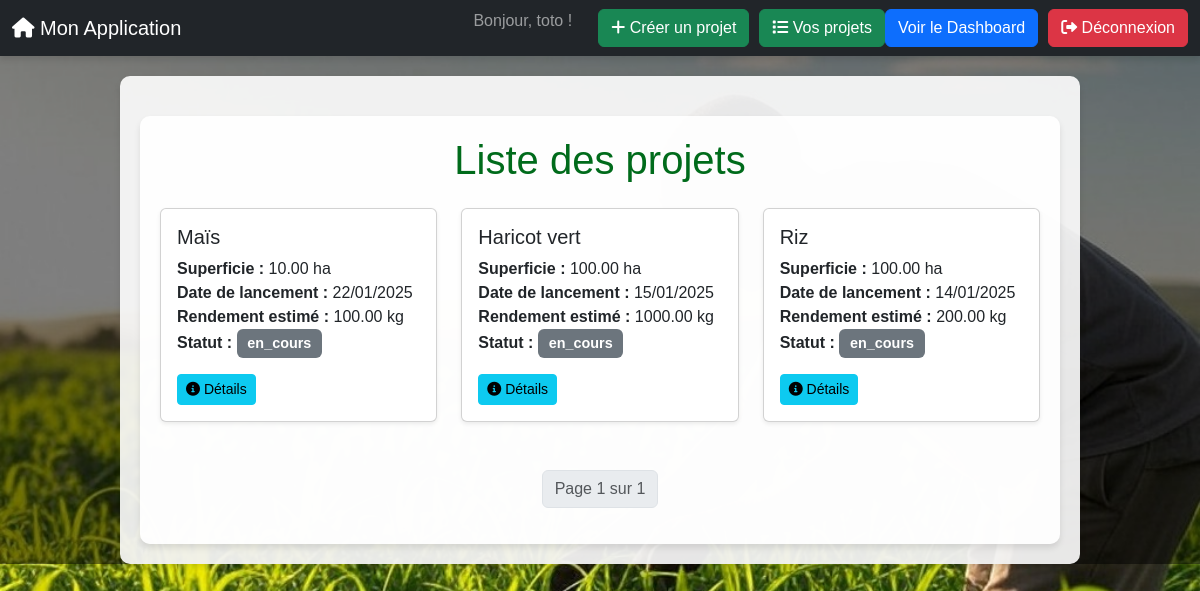
The app's page /liste-projets/ (signed in), older data.
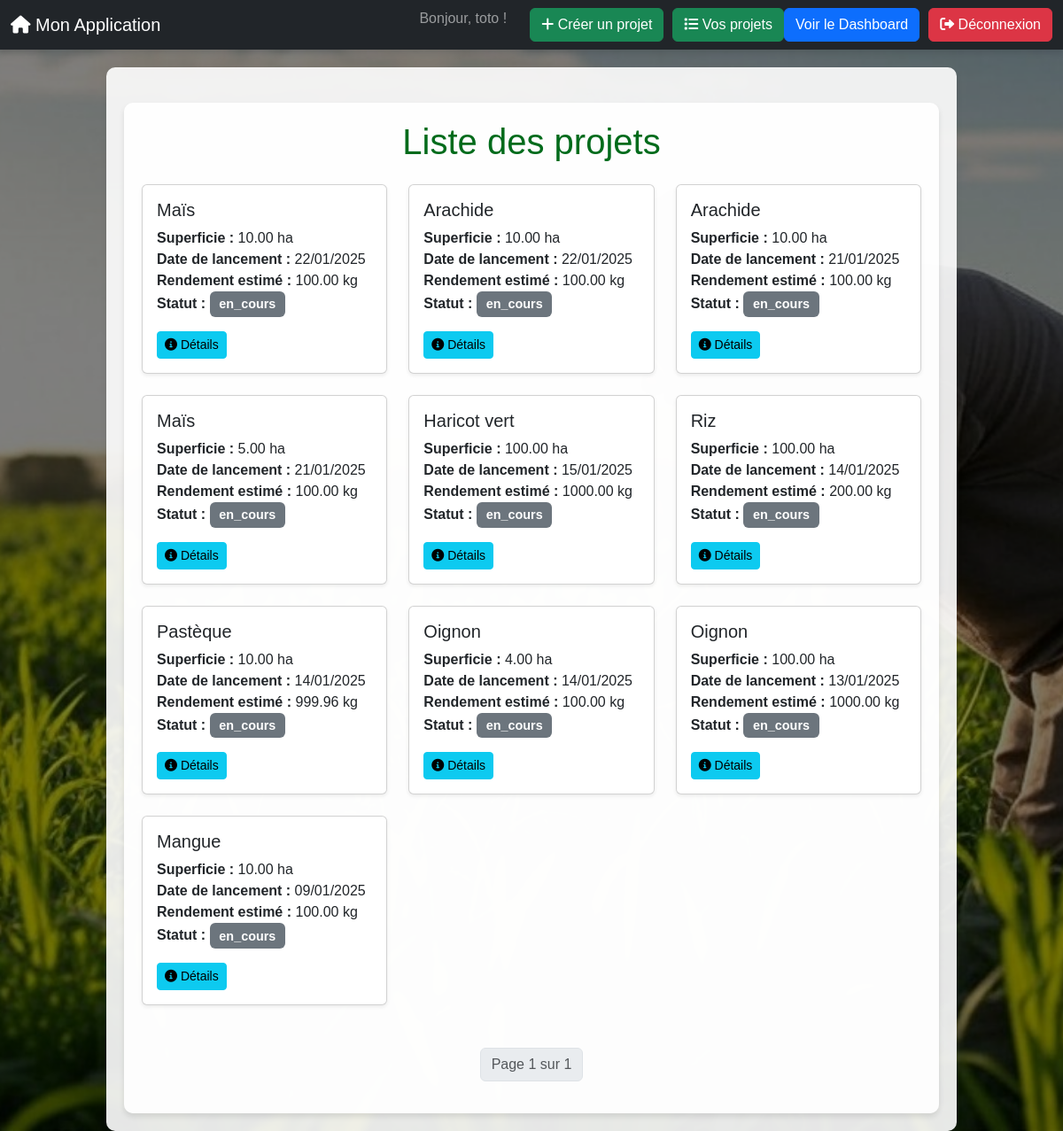
The same page, newer data.
### baay/models.py (models this page shows, shortened)
class Projet(models.Model):
    STATUT_CHOICES = [
        ('en_cours', 'En cours'),
        ('en_pause', 'En pause'),
        ('fini', 'Fini'),
    ]
    id = models.UUIDField(primary_key=True, default=uuid.uuid4, editable=False)
    nom = models.CharField(max_length=200)
    statut = models.CharField(max_length=20, choices=STATUT_CHOICES, default='en_cours')
    utilisateur = models.ForeignKey(Profile, on_delete=models.CASCADE)
    culture = models.ForeignKey(ProduitAgricole, on_delete=models.CASCADE)
    localite = models.ForeignKey(Localite, on_delete=models.CASCADE)
    superficie = models.DecimalField(max_digits=10, decimal_places=2)
    date_lancement = models.DateField()
    rendement_estime = models.DecimalField(max_digits=10, decimal_places=2, null=True, blank=True)

class ProduitAgricole(models.Model):
    STATUTS = {
        'En croissance': 'bg-success',
        'Récolté': 'bg-primary',
        'Problème': 'bg-danger',
        'Autre': 'bg-secondary'
    }
    id = models.UUIDField(primary_key=True, editable=False)
    nom = models.CharField(max_length=100, unique=True)
    description = models.TextField(blank=True, null=True)
    saison = models.CharField(max_length=50, blank=True, null=True)
    prix_par_kg = models.DecimalField(max_digits=10, decimal_places=2, blank=True, null=True)
    apport_nutritionnel = models.TextField(blank=True, null=True)
    quantite_disponible = models.DecimalField(max_digits=10, decimal_places=2, blank=True, null=True)
    periode_recolte = models.CharField(max_length=100, blank=True, null=True)
    duree_avant_recolte = models.IntegerField(blank=True, null=True)
    rendement_moyen = models.DecimalField(max_digits=10, decimal_places=2, blank=True, null=True)
    etat = models.CharField(max_length=100, choices= STATUTS, default='En croissance')

### baay/views.py (the view)
# urls.py: path('liste-projets/', views.liste_projets, name='liste_projets'),
@login_required
def liste_projets(request):
    projets_list = Projet.objects.filter(utilisateur=request.user.profile).order_by('-date_lancement')  # Ordonner par date de lancement
    paginator = Paginator(projets_list, 10)  # Affichez 10 projets par page
    page_number = request.GET.get('page')
    projets = paginator.get_page(page_number)
    return render(request, 'projets/liste_projets.html', {'projets': projets})

### templates/projets/liste_projets.html (shortened to what this page needs)
{% extends 'base.html' %}
{% block content %}
<div class="container animate__animated animate__fadeIn">
    <h1 class="text-center mb-4">Liste des projets</h1>
    <div class="row">
        {% for projet in projets %}
        <div class="col-md-4 mb-4">
            <div class="card h-100 shadow-sm animate__animated animate__fadeInUp">
                <div class="card-body">
                    <h5 class="card-title">{{ projet.culture.nom }}</h5>
                    <p class="card-text">
                        <strong>Superficie :</strong> {{ projet.superficie }} ha<br>
                        <strong>Date de lancement :</strong> {{ projet.date_lancement|date:"d/m/Y" }}<br>
                        <strong>Rendement estimé :</strong> {{ projet.rendement_estime }} kg<br>
                        <strong>Statut :</strong>
                        <span class="badge
                            {% if projet.statut == 'En cours' %}bg-primary
                            {% elif projet.statut == 'Terminé' %}bg-success
                            {% elif projet.statut == 'Annulé' %}bg-danger
                            {% else %}bg-secondary
                            {% endif %}">
                            {{ projet.statut }}
                        </span>
                    </p>
                    <a href="{% url 'detail_projet' projet.id %}" class="btn btn-info btn-sm">
                        <i class="fas fa-info-circle"></i> Détails
                    </a>
                </div>
            </div>
        </div>
        {% endfor %}
    </div>
    <nav aria-label="Page navigation" class="mt-4">
        <ul class="pagination justify-content-center">
            <li class="page-item disabled">
                <span class="page-link">
                    Page {{ projets.number }} sur {{ projets.paginator.num_pages }}
                </span>
            </li>
        </ul>
    </nav>
</div>
{% endblock %}

Row changes from the older to the newer data that the page shows:
added Projet: culture.nom "Arachide", superficie "10.00", date_lancement "22/01/2025", rendement_estime "100.00", statut "en_cours"
added Projet: culture.nom "Arachide", superficie "10.00", date_lancement "21/01/2025", rendement_estime "100.00", statut "en_cours"
added Projet: culture.nom "Maïs", superficie "5.00", date_lancement "21/01/2025", rendement_estime "100.00", statut "en_cours"
added Projet: culture.nom "Pastèque", superficie "10.00", date_lancement "14/01/2025", rendement_estime "999.96", statut "en_cours"
added Projet: culture.nom "Oignon", superficie "4.00", date_lancement "14/01/2025", rendement_estime "100.00", statut "en_cours"
added Projet: culture.nom "Oignon", superficie "100.00", date_lancement "13/01/2025", rendement_estime "1000.00", statut "en_cours"
added Projet: culture.nom "Mangue", superficie "10.00", date_lancement "09/01/2025", rendement_estime "100.00", statut "en_cours"
